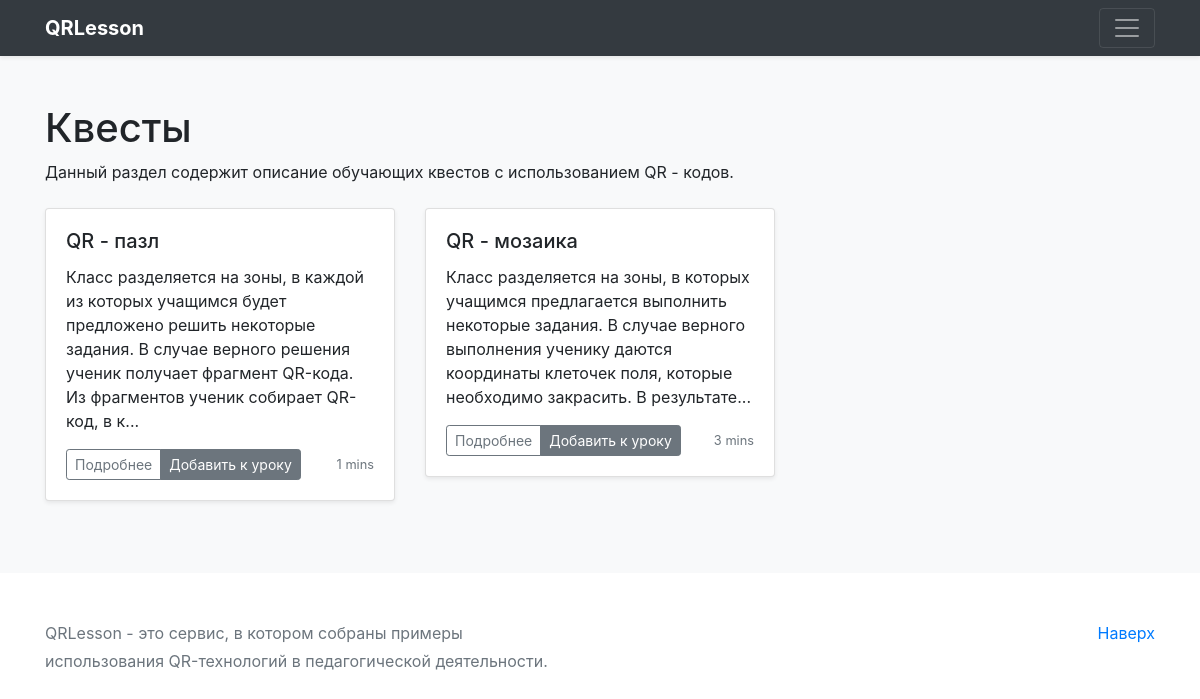
Page /quests/ on the committed database.
### qrmethods/models.py (models this page shows, shortened)
class LessonPart(models.Model):
    name = models.CharField(
        max_length=1000,
        help_text='Название раздела'
    )
    description = models.TextField(
        help_text='Описание раздела'
    )
    url = models.CharField(
        max_length=500,
        help_text='Ссылка на раздел'
    )
    def get_absolute_url(self):
        return reverse('method_list', args=[str(self.url)])
    class Meta:
        verbose_name = 'Фрагмент урока'
        verbose_name_plural = 'Фрагменты урока'

class TeachingMethod(models.Model):
    id = models.UUIDField(
        primary_key=True,
        default=uuid.uuid4,
        help_text='Уникальное ID для данного метода'
    )
    title = models.CharField(
        max_length=1000,
        help_text='Название педагогического приёма',
        verbose_name='Заголовок'
    )
    author = models.ForeignKey(User, on_delete=models.CASCADE)
    description = models.TextField(
        help_text='Описание педагогического приёма',
        verbose_name='Описание'
    )
    lesson_part = models.ForeignKey(
        'LessonPart',
        on_delete=models.SET_NULL,
        null=True,
        verbose_name='Фрагмент урока'
    )
    def get_preview(self):
        len_preview = 200
        if len(self.description) > len_preview:
            preview_string = self.description[:len_preview] + '...'
        else:
            preview_string = self.description
        return preview_string
    def get_reading_time(self):
        return len(self.description.replace(' ', '')) // 120
    def get_absolute_url(self):
        return reverse('method_detail', args=[str(self.id)])
    class Meta:
        verbose_name = 'Метод обучения'
        verbose_name_plural = 'Методы обучения'

### qrmethods/views.py (the view)
# urls.py: url(r'^(?P<section>[\w]*)/$', views.MethodListView.as_view(), name='method_list'),
class MethodListView(generic.ListView):
    model = TeachingMethod
    template_name = 'qrmethods/method_list.html'
    paginate_by = 9
    def get_queryset(self):
        qs = super().get_queryset()
        lp = self.kwargs['section']
        get_object_or_404(LessonPart, url=lp)
        return qs.filter(lesson_part__url=lp)
    def get_context_data(self, **kwargs):
        context = super().get_context_data(section_list=LessonPart.objects.all(), **kwargs)
        if 'methods' not in self.request.session:
            self.request.session['methods'] = []
        context['methods'] = self.request.session['methods']
        context['section'] = LessonPart.objects.filter(
            url=self.kwargs['section'])[0]
        return context

### qrmethods/templates/qrmethods/method_list.html (shortened to what this page needs)
{% extends "base_generic.html" %}
{% block content%}
<div class="container py-5">
  <div class="mb-4">
    <h1>{{ section.name }}</h1>
    <p>{{ section.description }}</p>
  </div>
  <div class="row">
    {% for object in object_list %}
    <div class="col-md-6 col-lg-4">
      <div class="card mb-4 shadow-sm">
        <div class="card-body">
          <h5 class="card-title">{{ object.title }}</h5>
          <p class="card-text">{{ object.get_preview }}</p>
          <div class="d-flex justify-content-between align-items-center">
            <div class="btn-group">
              <a href="{{ object.get_absolute_url }}?next={{ request.path }}" class="btn btn-sm btn-outline-secondary">Подробнее</a>
              {% if object.id|slugify not in methods %}
              <a href="{% url 'upd_session' object.id %}?next={{ request.path }}" class="btn btn-sm btn-secondary">Добавить к уроку</a>
              {% endif %}
            </div>
            <small class="text-muted">{{ object.get_reading_time }} mins</small>
          </div>
        </div>
      </div>
    </div>
    {% endfor %}
  </div>
</div>
{% endblock %}

### rows in the picture
LessonPart: name "Квесты", description "Данный раздел содержит описание обучающих квестов с использованием QR - кодов."
TeachingMethod: title "QR - пазл", get_preview "Класс разделяется на зоны, в каждой из которых учащимся будет предложено решить некоторые задания. В случае верного решения ученик получает фрагмент QR-кода. Из фрагментов ученик собирает QR-код, в к...", get_reading_time "1"
TeachingMethod: title "QR - мозаика", get_preview "Класс разделяется на зоны, в которых учащимся предлагается выполнить некоторые задания. В случае верного выполнения ученику даются координаты клеточек поля, которые необходимо закрасить. В результате...", get_reading_time "3"
